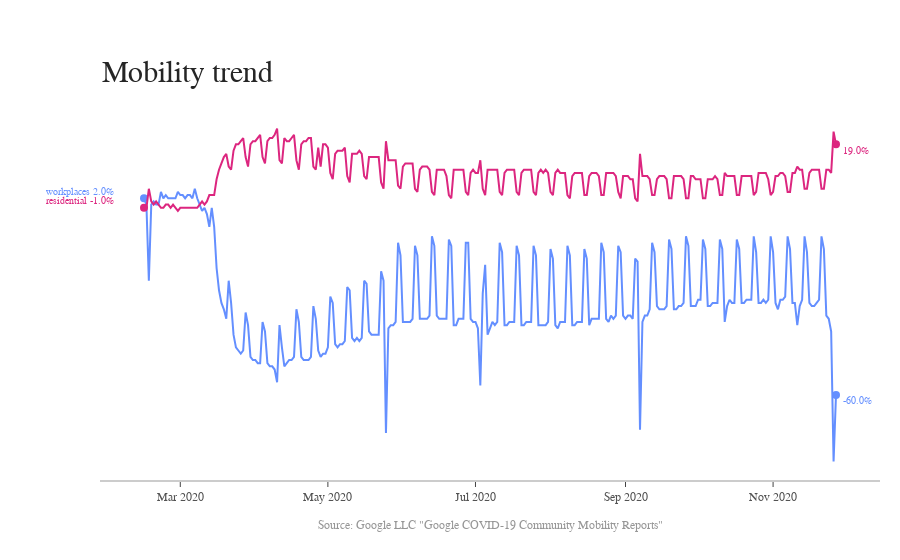

Write notebook code for a chart like this one.
### Code cell
import plotly.graph_objects as go
import numpy as np

title = 'Main Source for News'
labels = ['workplaces_percent_change_from_baseline','residential_percent_change_from_baseline']
#labels = ['retail_and_recreation_percent_change_from_baseline','grocery_and_pharmacy_percent_change_from_baseline','parks_percent_change_from_baseline','transit_stations_percent_change_from_baseline','workplaces_percent_change_from_baseline','residential_percent_change_from_baseline']
colors = ['rgb(100,143,255)', 'rgb(220,38,127)', 'rgb(49,130,189)', 'rgb(189,189,189)','rgb(189,189,189)', 'rgb(189,189,189)','rgb(189,189,189)']



mode_size = [8, 8, 12, 8,12, 12, 8,12]
line_size = [2, 2, 2, 2, 2, 2, 2, 2]

fig = go.Figure()

for label in labels:
    i = labels.index(label)
    fig.add_trace(go.Scatter(x=US_trend["date"].to_numpy(), y=US_trend[label].to_numpy(), mode='lines',
        name=labels[i],
        line=dict(color=colors[i], width=line_size[i]),
        connectgaps=True,
    ))

    # endpoints
    fig.add_trace(go.Scatter(
        x=[US_trend["date"].to_numpy()[0], US_trend["date"].to_numpy()[-1]],
        y=[US_trend[label].to_numpy()[0], US_trend[label].to_numpy()[-1]],
        mode='markers',
        marker=dict(color=colors[i], size=mode_size[i])
    ))

fig.update_layout(
    xaxis=dict(
        showline=True,
        showgrid=False,
        showticklabels=True,
        linecolor='rgb(204, 204, 204)',
        linewidth=2,
        ticks='outside',
        tickfont=dict(
            family='Arial',
            size=12,
            color='rgb(82, 82, 82)',
        ),
    ),
    yaxis=dict(
        showgrid=False,
        zeroline=False,
        showline=False,
        showticklabels=False,
    ),
    autosize=False,
    margin=dict(
        autoexpand=False,
        l=100,
        r=20,
        t=110,
    ),
    showlegend=False,
    plot_bgcolor='white'
)

annotations = []

y_data = np.vstack( US_trend[label] for label in labels)

# # Adding labels
for y_trace, label, color in zip(y_data, labels, colors):
    # labeling the left_side of the plot
    i = labels.index(label)
    annotations.append(dict(xref='paper', x=0.02, y=y_trace[0]+2,
                                  xanchor='right', yanchor='middle',
                                  text= label.split('_')[0] + ' {}%'.format(y_trace[0]),
                                  font=dict(family='Arial',
                                            size=10,
                                            color= colors[i]
                                           ),
                                  showarrow=False))
    # labeling the right_side of the plot
    annotations.append(dict(xref='paper', x=0.95, y=y_trace[-1]-2,
                                  xanchor='left', yanchor='middle',
                                  text='{}%'.format(y_trace[-1]),
                                  font=dict(family='Arial',
                                            size=10,
                                            color= colors[i]
                                           ),
                                  showarrow=False))
# Title
annotations.append(dict(xref='paper', yref='paper', x=0.0, y=1.05,
                              xanchor='left', yanchor='bottom',
                              text='Mobility trend',
                              font=dict(family='Arial',
                                        size=30,
                                        color='rgb(37,37,37)'),
                              showarrow=False))
# Source
annotations.append(dict(xref='paper', yref='paper', x=0.5, y=-0.1,
                              xanchor='center', yanchor='top',
                              text='Source: Google LLC "Google COVID-19 Community Mobility Reports"'
,
                              font=dict(family='Arial',
                                        size=12,
                                        color='rgb(150,150,150)'),
                              showarrow=False))

fig.update_layout(annotations=annotations)

fig.show()

### Figure 1 — Plotly figure (JSON) as saved in the notebook; plotly's stock layout.template omitted (floating-point values rounded to 4 significant figures; data arrays with more than 128 entries replaced by an {"elided": "..."} marker saying what was removed)
{"data": [{"connectgaps": true, "line": {"color": "rgb(100,143,255)", "width": 2}, "mode": "lines", "name": "workplaces_percent_change_from_baseline", "type": "scatter", "x": {"elided": "287 str values"}, "y": {"elided": "287 int values"}}, {"marker": {"color": "rgb(100,143,255)", "size": 8}, "mode": "markers", "type": "scatter", "x": ["2020-02-15", "2020-11-27"], "y": [2, -60]}, {"connectgaps": true, "line": {"color": "rgb(220,38,127)", "width": 2}, "mode": "lines", "name": "residential_percent_change_from_baseline", "type": "scatter", "x": {"elided": "287 str values"}, "y": {"elided": "287 int values"}}, {"marker": {"color": "rgb(220,38,127)", "size": 8}, "mode": "markers", "type": "scatter", "x": ["2020-02-15", "2020-11-27"], "y": [-1, 19]}], "layout": {"annotations": [{"font": {"color": "rgb(100,143,255)", "family": "Arial", "size": 10}, "showarrow": false, "text": "workplaces 2.0%", "x": 0.02, "xanchor": "right", "xref": "paper", "y": 4, "yanchor": "middle"}, {"font": {"color": "rgb(100,143,255)", "family": "Arial", "size": 10}, "showarrow": false, "text": "-60.0%", "x": 0.95, "xanchor": "left", "xref": "paper", "y": -62, "yanchor": "middle"}, {"font": {"color": "rgb(220,38,127)", "family": "Arial", "size": 10}, "showarrow": false, "text": "residential -1.0%", "x": 0.02, "xanchor": "right", "xref": "paper", "y": 1, "yanchor": "middle"}, {"font": {"color": "rgb(220,38,127)", "family": "Arial", "size": 10}, "showarrow": false, "text": "19.0%", "x": 0.95, "xanchor": "left", "xref": "paper", "y": 17, "yanchor": "middle"}, {"font": {"color": "rgb(37,37,37)", "family": "Arial", "size": 30}, "showarrow": false, "text": "Mobility trend", "x": 0, "xanchor": "left", "xref": "paper", "y": 1.05, "yanchor": "bottom", "yref": "paper"}, {"font": {"color": "rgb(150,150,150)", "family": "Arial", "size": 12}, "showarrow": false, "text": "Source: Google LLC \"Google COVID-19 Community Mobility Reports\"", "x": 0.5, "xanchor": "center", "xref": "paper", "y": -0.1, "yanchor": "top", "yref": "paper"}], "autosize": false, "margin": {"autoexpand": false, "l": 100, "r": 20, "t": 110}, "plot_bgcolor": "white", "showlegend": false, "xaxis": {"linecolor": "rgb(204, 204, 204)", "linewidth": 2, "showgrid": false, "showline": true, "showticklabels": true, "tickfont": {"color": "rgb(82, 82, 82)", "family": "Arial", "size": 12}, "ticks": "outside"}, "yaxis": {"showgrid": false, "showline": false, "showticklabels": false, "zeroline": false}}}
